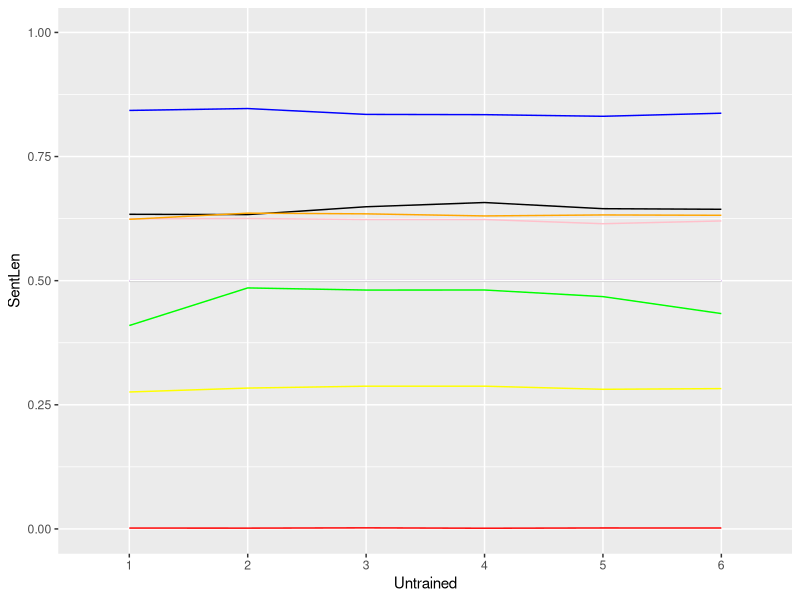
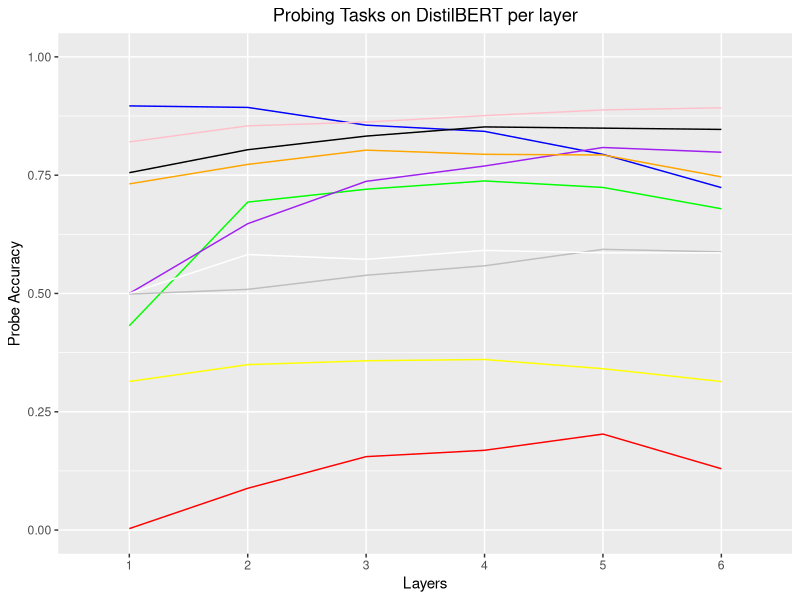
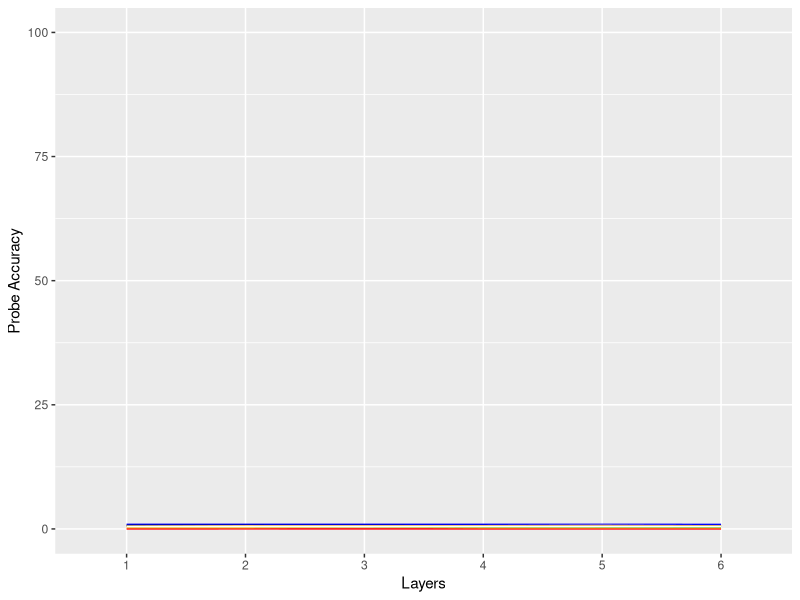
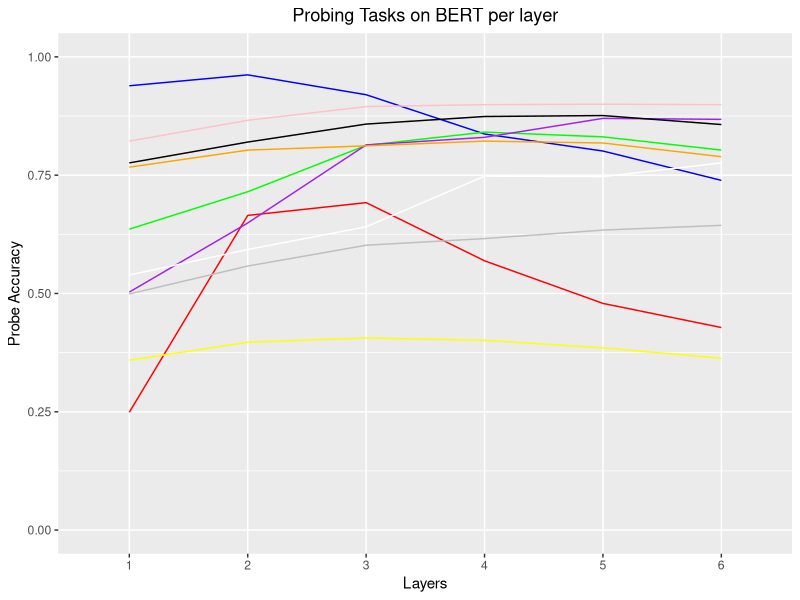

The R script that drew these images, in order:
## ---- chunk 1
library(ggplot2)
library(readxl)
ADL <- read_excel("ADL.xlsx", col_types = "numeric")
ADL <- ADL / 100
col1 <- c("1", "2", "3", "4", "5", "6") 

ADLUntrained <- ADL[0:6,]
ADLUntrained$Untrained <- col1
ADLTrained <- ADL[9:14,]
ADLTrained$Untrained <- col1
ADLBERTUntrained <- ADL[18:23,]
ADLBERTUntrained$Untrained <- col1
ADLBERTTrained <- ADL[26:31,]
ADLBERTTrained$Untrained <- col1
## ---- chunk 2
ggplot(data = ADLUntrained, aes(x = Untrained, group = 1)) +
  geom_line(aes(y = SentLen), color="blue") +
  geom_line(aes(y = WC), color="red") +
  geom_line(aes(y = TreeDepth), color="yellow") +
  geom_line(aes(y = TopConst), color="green") +
  geom_line(aes(y = BShift), color="purple") +
  geom_line(aes(y = Tense), color="pink") +
  geom_line(aes(y = SubjNum), color="black") +
  geom_line(aes(y = ObjNum), color="orange") +
  geom_line(aes(y = SOMO), color="grey") +
  geom_line(aes(y = CoordInv), color="white") +
  ylim(0, 1)
## ---- chunk 3
ggplot(data = ADLTrained, aes(x = Untrained, group = 1)) +
  geom_line(aes(y = SentLen), color="blue") +
  geom_line(aes(y = WC), color="red") +
  geom_line(aes(y = TreeDepth), color="yellow") +
  geom_line(aes(y = TopConst), color="green") +
  geom_line(aes(y = BShift), color="purple") +
  geom_line(aes(y = Tense), color="pink") +
  geom_line(aes(y = SubjNum), color="black") +
  geom_line(aes(y = ObjNum), color="orange") +
  geom_line(aes(y = SOMO), color="grey") +
  geom_line(aes(y = CoordInv), color="white") +
  ylim(0,1)  +
  labs ( title = "Probing Tasks on DistilBERT per layer", y = "Probe Accuracy",  x = "Layers") +
  theme(plot.title = element_text(hjust = 0.5))
## ---- chunk 4
ggplot(data = ADLBERTUntrained, aes(x = Untrained, group = 1)) +
  geom_line(aes(y = SentLen), color="blue") +
  geom_line(aes(y = WC), color="red") +
  geom_line(aes(y = TreeDepth), color="yellow") +
  geom_line(aes(y = TopConst), color="green") +
  geom_line(aes(y = BShift), color="purple") +
  geom_line(aes(y = Tense), color="pink") +
  geom_line(aes(y = SubjNum), color="black") +
  geom_line(aes(y = ObjNum), color="orange") +
  geom_line(aes(y = SOMO), color="grey") +
  geom_line(aes(y = CoordInv), color="white") +
  ylim(0, 100) + 
  ylab("Probe Accuracy") + xlab("Layers")
## ---- chunk 5
ggplot(data = ADLBERTTrained, aes(x = Untrained, group = 1)) +
  geom_line(aes(y = SentLen), color="blue") +
  geom_line(aes(y = WC), color="red") +
  geom_line(aes(y = TreeDepth), color="yellow") +
  geom_line(aes(y = TopConst), color="green") +
  geom_line(aes(y = BShift), color="purple") +
  geom_line(aes(y = Tense), color="pink") +
  geom_line(aes(y = SubjNum), color="black") +
  geom_line(aes(y = ObjNum), color="orange") +
  geom_line(aes(y = SOMO), color="grey") +
  geom_line(aes(y = CoordInv), color="white") +
  ylim(0,1)  +
  labs ( title = "Probing Tasks on BERT per layer", y = "Probe Accuracy",  x = "Layers") +
  theme(plot.title = element_text(hjust = 0.5))
  
